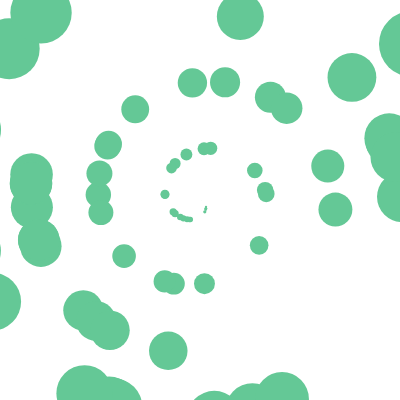
Frame 1 (no input)
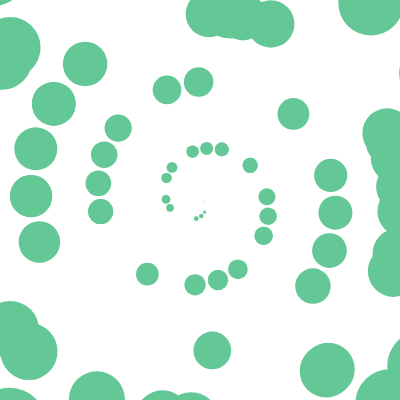
Frame 60 (no input)
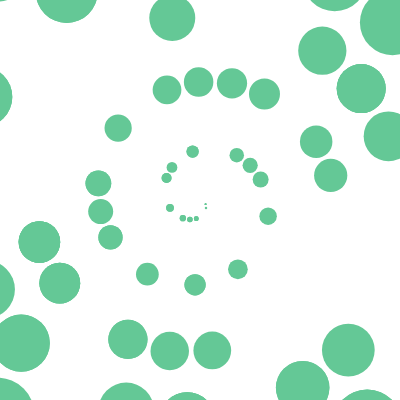
Frame 120 (the mouse pressed at the canvas centre since frame 60)

The p5.js sketch that drew these frames (run headless with seeded random() and noise() and a simulated clock; from frame 60 on, the mouse is pressed at the canvas centre):

// p5.js sketch
// ── sketch.js
function preload() {
  // preload assets
}

const sketchWidth = 400;
const sketchHeight = 400;
const angleDistance = 5;
const maxAngle = 360;
const points = [];

function setup() {
  createCanvas(sketchWidth, sketchHeight);
 
  for (let p = 0; p < 100; p += 1) {
    points.push({
      angle: random(0, maxAngle)
    });
  }
}

function draw() {
  background(255);
  noStroke();
  fill(100,200,150);


  for (let p = 0; p < points.length; p ++) {
      const angle = points[p].angle;
      const rad = (Math.PI / 270) * (angle * 8);
      const x = angle * cos(rad);
      const y = angle * sin(rad);

      circle(
        x + sketchWidth / 2,
        y + sketchHeight / 2,
        angle / 4);

        points[p].angle += 3;
        if (points[p].angle > maxAngle) {
          points[p].angle = 1;
        }
  }
}
